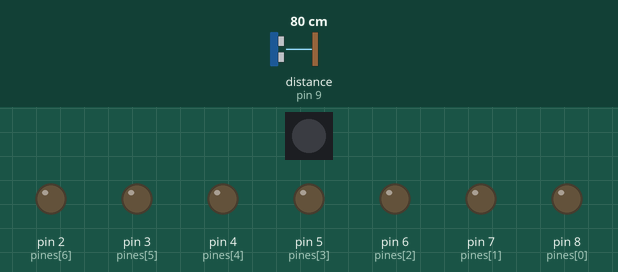
This sketch was run on a simulated Arduino Uno, built with avr-gcc and run on an emulated ATmega328P. On the bench: 1 RGB LEDs in strip order, left to right, output pins drawn as LEDs (lit = HIGH). Wiring (inferred from the names in the program): ultrasonic range finder: trigger pin 10; echo pin 9. The inputs (shaded band) are chosen by the test bench; at power-on: distance to the obstacle (sensor on pin 9) 80 cm. The echo pulse lasts 58.3 µs per cm; pins used as bus, display or sensor lines are not drawn.

Above: at 1.2 s.
1.3 s: distance to the obstacle (sensor on pin 9) set to 13 cm
3.0 s: distance to the obstacle (sensor on pin 9) set to 10 cm
At 3.9 s:
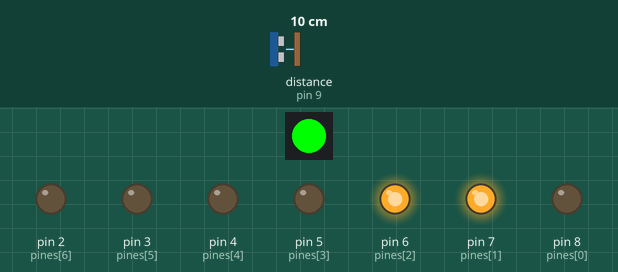
At 4.4 s:
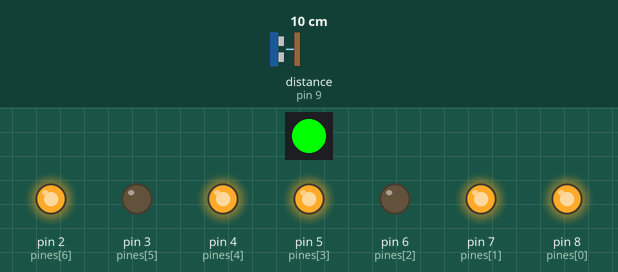
6.0 s: distance to the obstacle (sensor on pin 9) set to 8 cm
At 8.3 s:
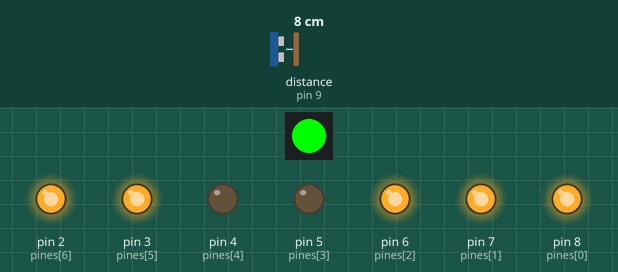
9.0 s: distance to the obstacle (sensor on pin 9) set to 5 cm
Timing chart, 0 to 11.5 s (numbered marks = the images above; inputs shaded):
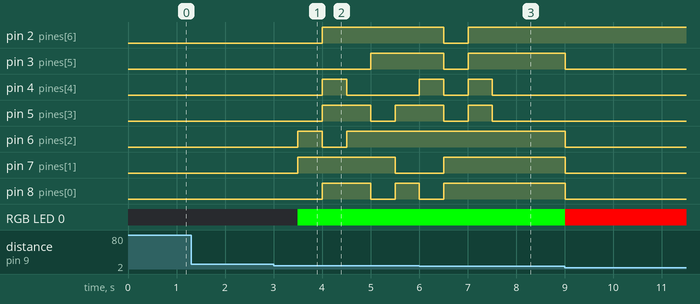

Measured:
- the behaviour switches between 12 and 11 cm on distance to the obstacle (sensor on pin 9) (found by bisection; images 0 and 1)
- after the input at 1.3 s, every drawn part: stays the same
- after the input at 3.0 s, pin 2 (pines[6]): LOW → HIGH after 1.0 s; pin 3 (pines[5]): LOW → HIGH after 2.0 s; pin 4 (pines[4]): LOW → HIGH after 1.0 s, → LOW 0.50 s later; pin 5 (pines[3]), pin 8 (pines[0]): LOW → HIGH after 1.0 s, → LOW 1.0 s later, → HIGH 0.50 s later; pin 6 (pines[2]): LOW → HIGH after 0.50 s, → LOW 0.50 s later, → HIGH 0.50 s later

The sketch:

Contador_aforo.ino
```cpp
/*
   Fundacion Kinal
   Centro educativo tecnico laboral Kinal
   Quinto perito
   Quinto electronica
   Codigo Tecnico: EB5AM
   Curso: Taller de electronica digital y reparacion de computadoras I
   Proyecto: Contador Aforo
   Dev: Josue Julian de Jesus Robles Larios
   Fecha:
*/

#include <Adafruit_NeoPixel.h>

#define trig 10
#define echo 9
#define neo 11
#define cantidad_led 1


Adafruit_NeoPixel pixels(cantidad_led, neo, NEO_GRB + NEO_KHZ800);

int pines[] = {8, 7, 6, 5, 4, 3, 2};
long sensor;
long distancia;
int contador_personas = 0;

void setup() {
    Serial.begin(9600);
    pixels.begin();
    pinMode(trig, OUTPUT);
    pinMode(echo, INPUT);
    digitalWrite(trig, LOW);
    for (int s = 0; s < 9; s++) {
        pinMode(pines[s], OUTPUT);
    }
}

void loop() {
    sensor_ultra();
    conteo_de_personas();
}

long sensor_ultra() {
    digitalWrite(trig, HIGH);
    delayMicroseconds(10);
    digitalWrite(trig, LOW);
    sensor = pulseIn(echo, HIGH);
    distancia = sensor / 59;
}

float conteo_de_personas() {
    if (distancia > 5 && distancia < 11) {
        contador_personas++;
        delay(500);

        if (contador_personas == 1) {
            pixels.setPixelColor(0, pixels.Color(0, 255, 0));
            pixels.show();
            digitalWrite(7, HIGH);
            digitalWrite(6, HIGH);

        } else if (contador_personas == 2) {
            digitalWrite(8, HIGH);
            digitalWrite(6, LOW);
            digitalWrite(7, HIGH);
            digitalWrite(5, HIGH);
            digitalWrite(4, HIGH);
            digitalWrite(2, HIGH);

        } else if (contador_personas == 3) {
            digitalWrite(4, LOW);
            digitalWrite(8, HIGH);
            digitalWrite(7, HIGH);
            digitalWrite(6, HIGH);
            digitalWrite(5, HIGH);
            digitalWrite(2, HIGH);

        } else if (contador_personas == 4) {
            digitalWrite(8, LOW);
            digitalWrite(5, LOW);
            digitalWrite(7, HIGH);
            digitalWrite(6, HIGH);
            digitalWrite(3, HIGH);
            digitalWrite(2, HIGH);

        } else if (contador_personas == 5) {
            digitalWrite(7, LOW);
            digitalWrite(8, HIGH);
            digitalWrite(5, HIGH);

        } else if (contador_personas == 6) {
            digitalWrite(8, LOW);
            digitalWrite(2, HIGH);
            digitalWrite(4, HIGH);

        } else if (contador_personas == 7) {
            digitalWrite(5, LOW);
            digitalWrite(4, LOW);
            digitalWrite(3, LOW);
            digitalWrite(2, LOW);
            digitalWrite(8, HIGH);
            digitalWrite(7, HIGH);
            digitalWrite(6, HIGH);

        } else if (contador_personas == 8) {
            digitalWrite(5, HIGH);
            digitalWrite(4, HIGH);
            digitalWrite(3, HIGH);
            digitalWrite(2, HIGH);

        } else if (contador_personas == 9) {
            digitalWrite(5, LOW);
            digitalWrite(4, LOW);
            delay(1500);
            digitalWrite(8, LOW);
            digitalWrite(7, LOW);
            digitalWrite(6, LOW);
            digitalWrite(3, LOW);
            digitalWrite(2, LOW);
            digitalWrite(2, HIGH);
            pixels.setPixelColor(0, pixels.Color(255, 0, 0));
            pixels.show();
        }
    }
}
```
